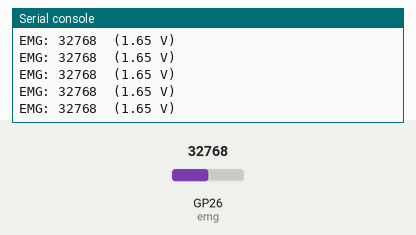
The program below on a simulated Raspberry Pi Pico running MicroPython. Parts: the last lines printed to the serial console. Inputs (shaded band) come from the test bench; at power-on: GP26 (emg) = 32768 (analog values on the 0–65535 scale).

Above: at 1.2 s.
1.3 s: GP26 (emg) set to 40655
At 2.3 s:
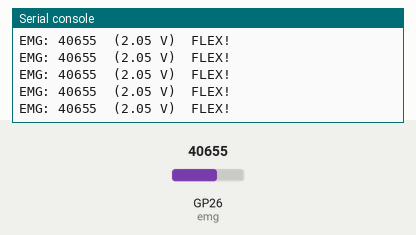
2.8 s: GP26 (emg) set to 7864
At 3.3 s:
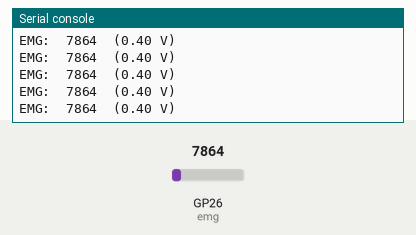
4.3 s: GP26 (emg) set to 0
At 4.8 s:
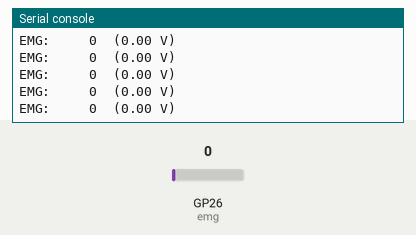

The program:

example.py
```python
# On a Pico running MicroPython, sample the EMG input on GP26 (ADC0), convert the 16-bit scaled reading to volts, and print raw/voltage with a flex threshold.
#
# Buy this module: https://shillehtek.com/products/emg-muscle-signal-sensor-module-kit-for-arduino-robotics
# Full manual: https://shillehtek.com/blogs/shillehtek-product-manuals/emg-muscle-signal-sensor-module-kit-for-arduino-robotics-manual
# More examples: https://github.com/shillehbean/shillehtek-examples
#

# ShillehTek EMG Sensor - Pico MicroPython Example
# Reads the EMG SIG line on GP26 (ADC0).
# The Pico ADC is 12-bit but read_u16() scales it to 0..65535.

from machine import ADC, Pin
import time

emg = ADC(Pin(26))       # GP26 = ADC0
FLEX_THRESHOLD = 40000   # tune by watching your rest reading

while True:
    raw = emg.read_u16()
    voltage = raw * 3.3 / 65535
    label = "FLEX!" if raw > FLEX_THRESHOLD else ""
    print("EMG: {:5d}  ({:.2f} V)  {}".format(raw, voltage, label))
    time.sleep(0.02)
```

Measured:
- after the input at 1.3 s, the serial console: prints a new line at once (image 1)
- after the input at 2.8 s, the serial console: prints a new line at once (image 2)
- after the input at 4.3 s, the serial console: prints a new line at once (image 3)
